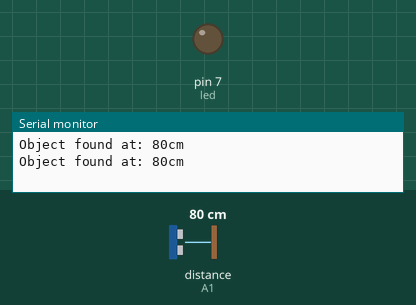
Recording of a sketch running on a simulated Arduino Uno, built with avr-gcc and run on an emulated ATmega328P. Parts: output pins drawn as LEDs (lit = HIGH), the last lines printed to the serial monitor. The test bench sets the inputs (shaded band); at power-on: distance to the obstacle (sensor on A1) 80 cm. The echo pulse lasts 58.3 µs per cm.

Above: at 1.8 s.
1.9 s: distance to the obstacle (sensor on A1) set to 11 cm
3.4 s: distance to the obstacle (sensor on A1) set to 8 cm
At 5.1 s:
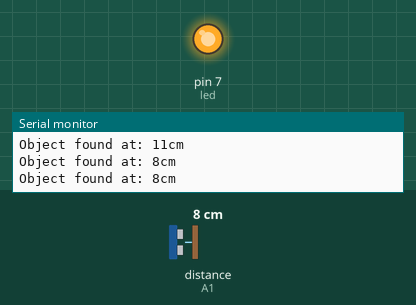
5.5 s: distance to the obstacle (sensor on A1) set to 18 cm
At 6.8 s:
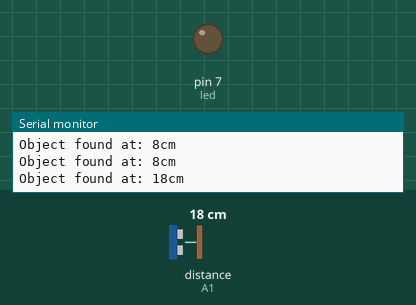
7.5 s: distance to the obstacle (sensor on A1) set to 2 cm
At 8.4 s:
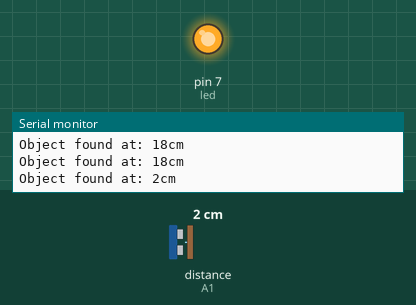
Timing chart, 0 to 10.5 s (numbered marks = the images above; inputs shaded):
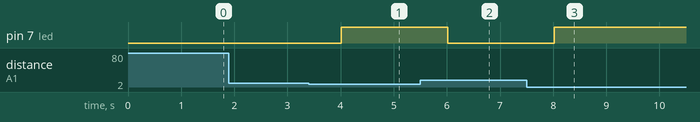

The sketch:

ultraSonic.ino
```cpp
/*https://www.google.gr/search?q=how+to+connect+ultrasonic+sensor+arduino+analog&domains=http://playground.arduino.cc&biw=1440&bih=799&tbm=isch&imgil=JmwChtBo54wSDM%253A%253BJ3B_IjCAYG0JvM%253Bhttp%25253A%25252F%25252Farduino.sundh.com%25252F&source=iu&pf=m&fir=JmwChtBo54wSDM%253A%252CJ3B_IjCAYG0JvM%252C_&usg=__OewENTA8FTiKf-Qcznw_KaIvXiQ%3D&ved=0ahUKEwiDpqqf2ZXMAhXEXCwKHdxkARMQyjcIPQ&ei=uIQTV4PqJ8S5sQHcyYWYAQ#imgrc=9iEbzrvhA85UwM%3A
 *
 * In this script trig and echo pins are attached correspondigly at Analog 0 and Analog 1 (A0 -A1)
 */
//Libraries
#include "Ultrasonic.h"

//Define pins ultrasonic(trig,echo)
Ultrasonic ultrasonic(A0,A1);

//Variables
int distance,led=7;

void setup() {
  pinMode(led,OUTPUT);
  Serial.begin(9600);
}

void loop()
{
  digitalWrite(led,LOW);
  distance = ultrasonic.Ranging('CM'); //Use 'CM' for centimeters or 'INC' for inches
  //Print distance...
  Serial.print("Object found at: ");
  Serial.print(distance);
  Serial.println("cm");
  if (distance<10) digitalWrite(led,HIGH);
  delay(1000);
}
```

Measured:
- the behaviour switches between 10 and 9 cm on distance to the obstacle (sensor on A1) (found by bisection; images 0 and 1)
- after the input at 3.4 s, pin 7 (led): LOW → HIGH after 0.62 s
- after the input at 5.5 s, pin 7 (led): HIGH → LOW after 0.52 s
- after the input at 7.5 s, pin 7 (led): LOW → HIGH after 0.52 s
